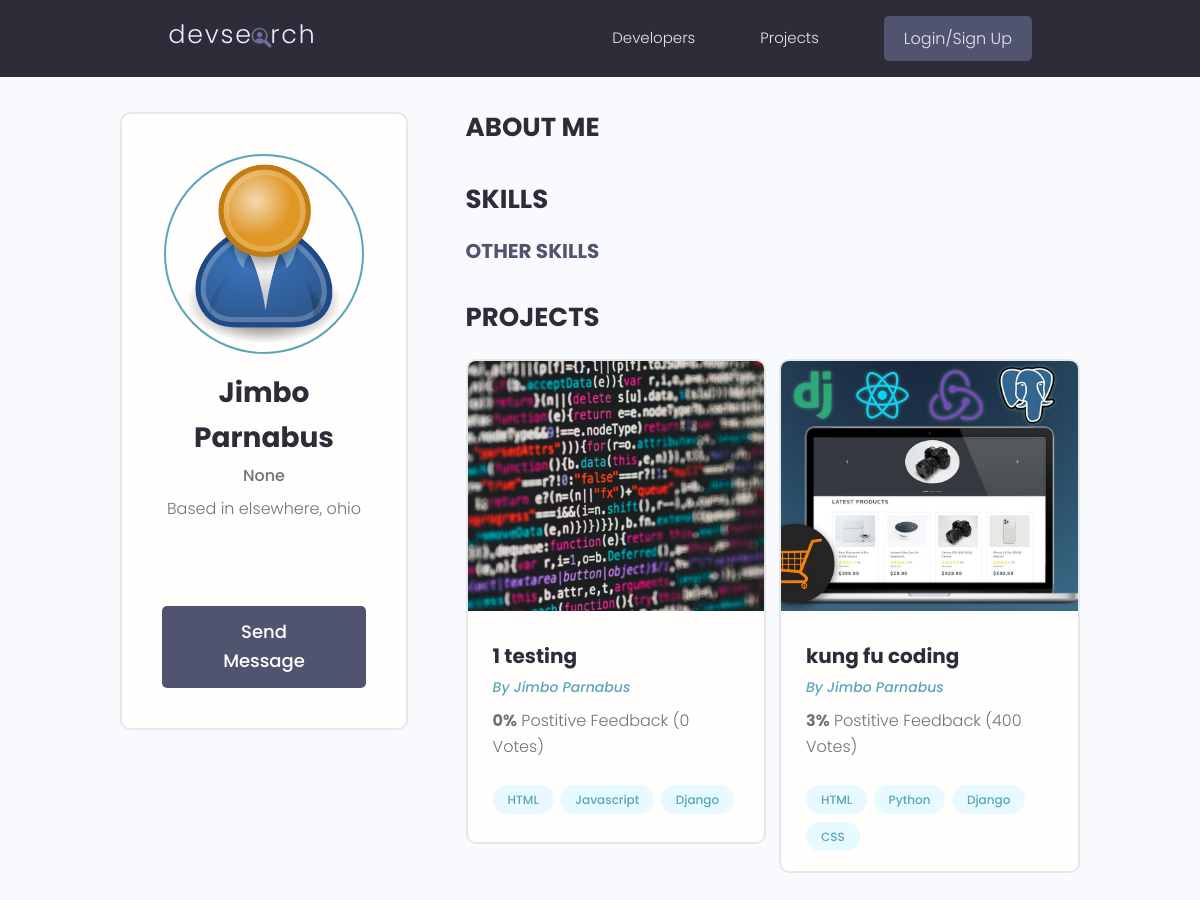
Page /profile/21cbbe35-b3c0-4b8e-969f-8dac133762aa/ on the earlier database version.
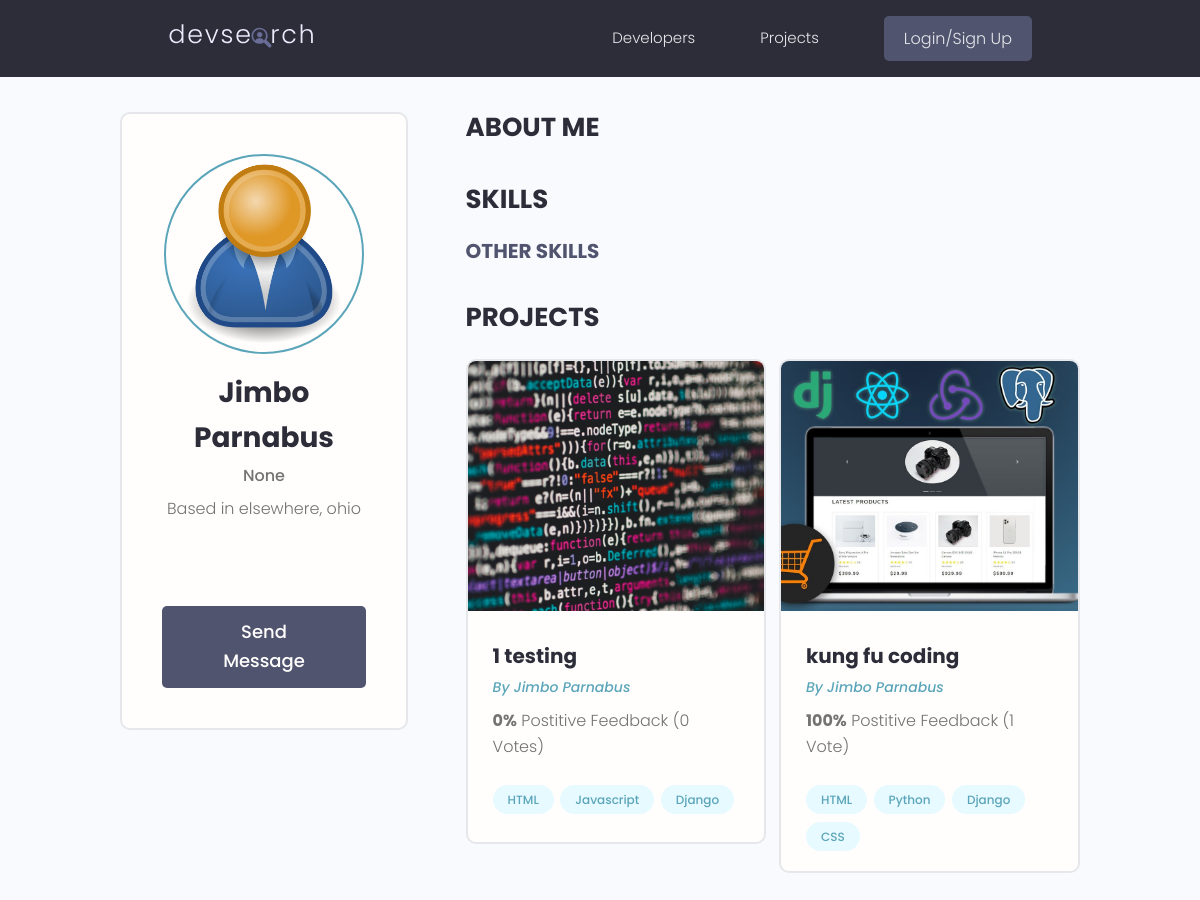
Same page on the later database version.
### projects/models.py (models this page shows, shortened)
class Project(models.Model):
    owner = models.ForeignKey(Profile, null=True, blank=True, on_delete=models.SET_NULL)
    title = models.CharField(max_length=200)
    description = models.TextField(null=True, blank=True)
    featured_image = models.ImageField(null=True, blank=True, default="default.jpg")
    demo_link = models.CharField(max_length=2000, null=True, blank=True)
    source_link = models.CharField(max_length=2000, null=True, blank=True)
    tags = models.ManyToManyField("Tag", blank=True)
    vote_total = models.IntegerField(default=0, null=True, blank=True)
    vote_ratio = models.IntegerField(default=0, null=True, blank=True)
    created = models.DateTimeField(auto_now_add=True)
    id = models.UUIDField(
        default=uuid.uuid4, unique=True, primary_key=True, editable=False
    )
    class Meta:
        ordering = [
            "title",
            "-created",  # -vote_ratio", "-vote_total"
        ]

### users/models.py (models this page shows, shortened)
class Profile(models.Model):
    user = models.OneToOneField(User, on_delete=models.CASCADE, null=True, blank=True)
    name = models.CharField(max_length=200, blank=True, null=True)
    username = models.CharField(max_length=200, blank=True, null=True)
    location = models.CharField(max_length=200, blank=True, null=True)
    email = models.EmailField(max_length=500, blank=True, null=True)
    short_intro = models.CharField(max_length=200, blank=True, null=True)
    bio = models.TextField(blank=True, null=True)
    profile_image = models.ImageField(
        null=True,
        blank=True,
        upload_to="profiles/",
        default="profiles/user-default.png",
    )
    social_github = models.CharField(max_length=200, blank=True, null=True)
    social_twitter = models.CharField(max_length=200, blank=True, null=True)
    social_linkedin = models.CharField(max_length=200, blank=True, null=True)
    social_youtube = models.CharField(max_length=200, blank=True, null=True)
    social_website = models.CharField(max_length=200, blank=True, null=True)
    created = models.DateTimeField(auto_now_add=True)
    id = models.UUIDField(
        default=uuid.uuid4, unique=True, primary_key=True, editable=False
    )

### users/views.py (the view)
# urls.py: path("profile/<str:pk>/", views.userProfile, name="userProfile"),
def userProfile(requests, pk):
    profileObj = Profile.objects.get(id=pk)
    context = {
        "profile": profileObj,
    }
    return render(requests, "users/user-profile.html", context)

### projects/models.py (called while the page is built)
    def __str__(self) -> str:
        return self.name

### users/templates/users/user-profile.html (shortened to what this page needs)
{% extends 'main.html' %}
{% block content %}
<main class="profile my-md">
    <div class="container">
        <div class="layout">
            <div class="column column--1of3">
                <div class="card text-center">
                    <div class="card__body dev">
                        <img class="avatar avatar--xl" src="{{profile.profile_image.url}}" />
                        <h2 class="dev__name">{{profile.name}}</h2>
                        <p class="dev__title">{{profile.short_intro}}</p>
                        <p class="dev__location">Based in {{profile.location}}</p>
                        <ul class="dev__social">
                        </ul>
                        <a href="#" class="btn btn--sub btn--lg">Send Message </a>
                    </div>
                </div>
            </div>
            <div class="column column--2of3">
                <div class="devInfo">
                    <h3 class="devInfo__title">About Me</h3>
                </div>
                <div class="devInfo">
                    <h3 class="devInfo__title">Skills</h3>
                    <div class="devInfo__skills">
                        <h3 class="devInfo__subtitle">Other Skills</h3>
                    </div>
                </div>
                <div class="devInfo">
                    <h3 class="devInfo__title">Projects</h3>
                    <div class="grid grid--two">
                        {% for project in profile.project_set.all %}
                        <div class="column">
                            <div class="card project">
                                <a href="{% url 'project' project.id %}" class="project">
                                    <img class="project__thumbnail" src="{{project.featured_image.url}}"
                                        alt="project thumbnail" />
                                    <div class="card__body">
                                        <h3 class="project__title">{{project.title}}</h3>
                                        <p><a class="project__author" href="{% url 'userProfile' project.owner.id %}">By {{project.owner.name}}</a>
                                        </p>
                                        <p class="project--rating">
                                            <span style="font-weight: bold;">{{project.vote_ratio}}%</span> Postitive
                                            Feedback ({{project.vote_total}} Vote{{project.vote_total|pluralize:"s"}})
                                        </p>
                                        <div class="project__tags">
                                            {% for tag in project.tags.all %}
                                            <span class="tag tag--pill tag--main">
                                                <small>{{tag}}</small>
                                            </span>
                                            {% endfor %}
                                        </div>
                                    </div>
                                </a>
                            </div>
                        </div>
                        {% endfor %}
                    </div>
                </div>
            </div>
        </div>
    </div>
</main>
{% endblock %}

Differences in the rows shown:
changed Project "kung fu coding": vote_ratio "3" → "100"; vote_total "400" → "1"
